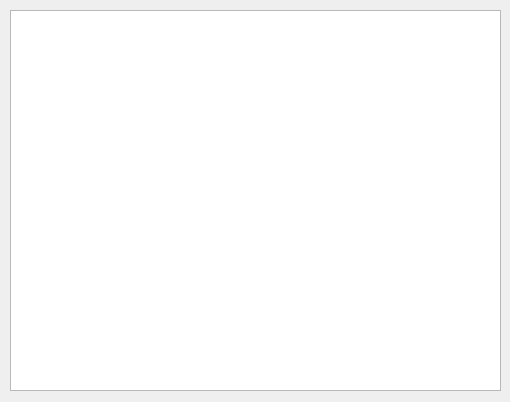
<?xml version="1.0" encoding="UTF-8"?>
<ui version="4.0">
 <class>Form</class>
 <widget class="QWidget" name="Form">
  <property name="geometry">
   <rect>
    <x>0</x>
    <y>0</y>
    <width>510</width>
    <height>402</height>
   </rect>
  </property>
  <property name="windowTitle">
   <string>Form</string>
  </property>
  <widget class="QListWidget" name="list">
   <property name="geometry">
    <rect>
     <x>10</x>
     <y>10</y>
     <width>491</width>
     <height>381</height>
    </rect>
   </property>
  </widget>
 </widget>
 <resources/>
 <connections/>
</ui>
